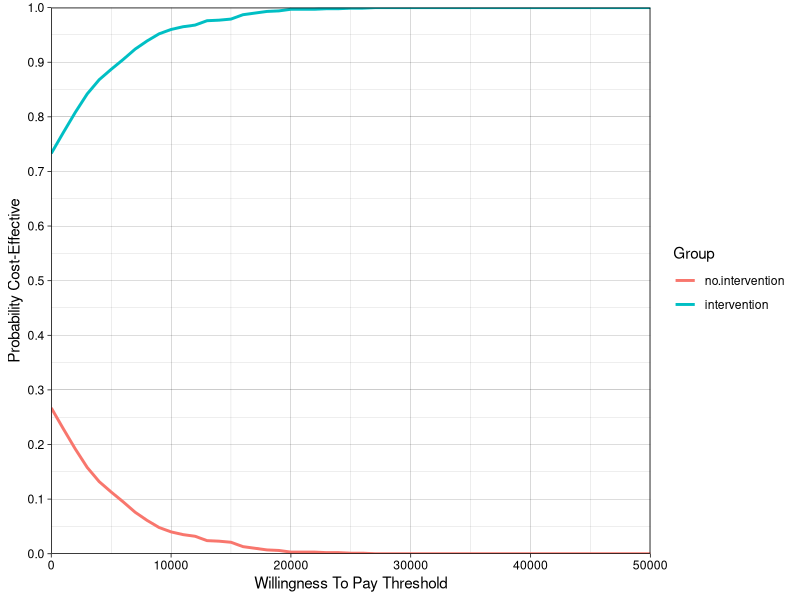

Write the R code that produced this figure.
###############################################
# TITLE: CEAC plotting
### This script is for plotting the cost-effectiveness acceptability curve (CEAC)
### inputs: outputs/psa_outputs.csv
### outputs: plot.ceac.all.png & outputs/CEAC.long.csv

### Clear environment
rm(list=ls())

## Load required packages
library(ggplot2)
library(data.table)

## load the PSA outputs
psa.outputs.dt <- read.csv("outputs/psa_outputs.csv")
psa.outputs.dt <- as.data.table(psa.outputs.dt)



options(scipen=10000)

# Generate CEAC table
WTP.values <- seq(from = 0, to = 50000, by = 1000) ## use the seq() function to get a vector of specified numeric values

CEAC <- data.frame(WTP = WTP.values, 
                   `no intervention`= rep(as.numeric(NA),length(WTP.values)),
                   intervention= rep(as.numeric(NA),length(WTP.values)))


pCE.3b <-function(WTP, psa.outputs.dt) {
  ## a function that estimates the probability of the new intervention
  # being cost-effective 
  # OUTPUTS: A numeric value specifying the probability of cost-effectiveness 
  
  need <- c("standard_qol","intervention_qol","standard_costs","intervention_costs")
  if (!all(need %in% names(psa.outputs.dt))) stop("CEAC: missing columns: ", paste(setdiff(need, names(psa.outputs.dt)), collapse=", "))
  
  
  nmb <- ((psa.outputs.dt[,c("standard_qol",
                             "intervention_qol")])*WTP) - 
    (psa.outputs.dt[,c("standard_costs",
                       "intervention_costs")] )
  
  max.nmb <- apply(nmb, 1, max) # selecting max value indication by row within nmb
  
  ## creating an indication of TRUE/FALSE as to whether each treatment column == that max value:
  CE <- nmb[1:nrow(psa.outputs.dt),] == max.nmb[1:nrow(psa.outputs.dt)] 
  probCE<- apply(CE, 2, mean) ## averaging over TRUE (=1) and FALE (=0) for each column
  
  return(probCE)
  
}


pb = txtProgressBar(min = 0, max = length(WTP.values), initial = 0, style = 3)

for (i in 1:length(WTP.values)) {
  setTxtProgressBar(pb,i)
  CEAC[i,"WTP"] <- WTP.values[i]
  CEAC[i,2:3]<- pCE.3b(WTP.values[i], psa.outputs.dt)
  
}


# Look at the results
head(CEAC)  
tail(CEAC)
CEAC <- as.data.table(CEAC)
CEAC.long <- melt(CEAC, id.vars = c("WTP"))
colnames(CEAC.long) <- c("WTP", "group", "pCE")
head(CEAC.long)

write.csv(CEAC.long, file="outputs/CEAC.long.csv")
#CEAC.long <- read.csv("outputs/CEAC.long.csv")

CEAC.long$Group<-CEAC.long$group


plot.ceac.all <- function(results){
  ## FUNCTION: Cost-effectiveness acceptability curve (CEAC) for multiple comparators
  ## INPUTS: a results data frame that has the columns "WTP", "group" & "pCE"
  ## OUTPUT: CEAC curve where the color of the CEAC differs for each comparator
  
  xlabel = "Willingness To Pay Threshold"
  ylabel = "Probability Cost-Effective"
  
  plot = ggplot(results) + 
    geom_line(aes(x=WTP, y=pCE, color=Group), size=1) + 
    labs(x = xlabel, y = ylabel) + 
    theme_classic() +
    theme(
      legend.title = element_blank(),
      axis.title = element_text(face="bold", size = 25), # Increase axis title font size
      axis.text.x = element_text(size = 25), # Increase x-axis text font size
      axis.text.y = element_text(size = 25), # Increase y-axis text font size
      axis.title.x = element_text(margin = margin(t = 7, r = 0, b = 3, l = 0)), 
      axis.title.y = element_text(margin = margin(t = 0, r = 7, b = 0, l = 3)), 
      panel.grid.major = element_blank(), 
      panel.grid.minor = element_blank(), 
      legend.key.width = unit(1.8, "line"),
      text = element_text(size = 14) # Adjust other text elements if necessary
    ) + 
    scale_x_continuous(expand = c(0, 0.1)) + 
    scale_y_continuous(limits = c(0,1), breaks = seq(0,1,0.1), expand = c(0, 0)) + 
    theme_linedraw()
  
  return(plot)
  
}

plot.ceac.all(CEAC.long)
ggsave("outputs/plot.ceac.all.png", width = 120, height = 100, units='mm',dpi=1000)
